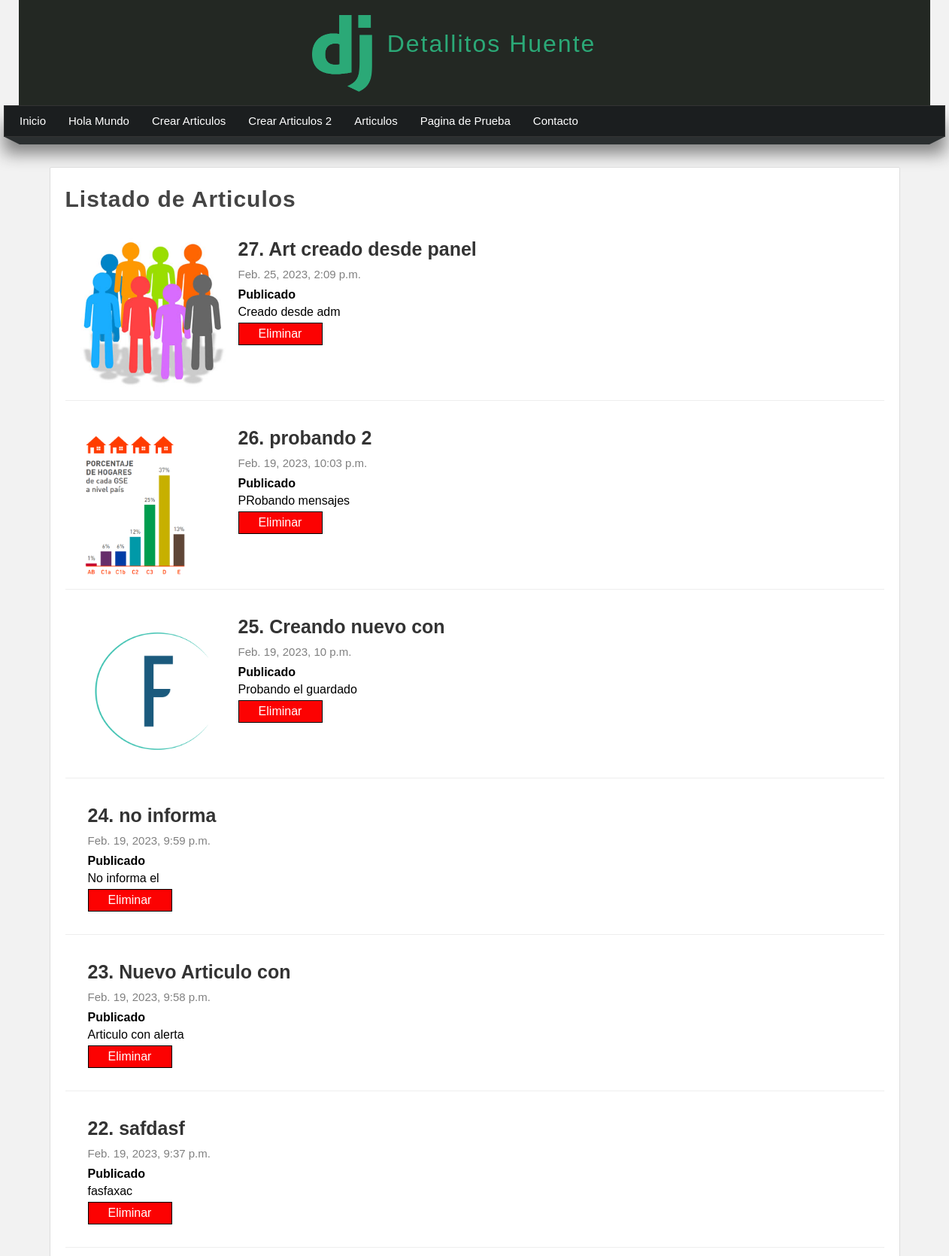
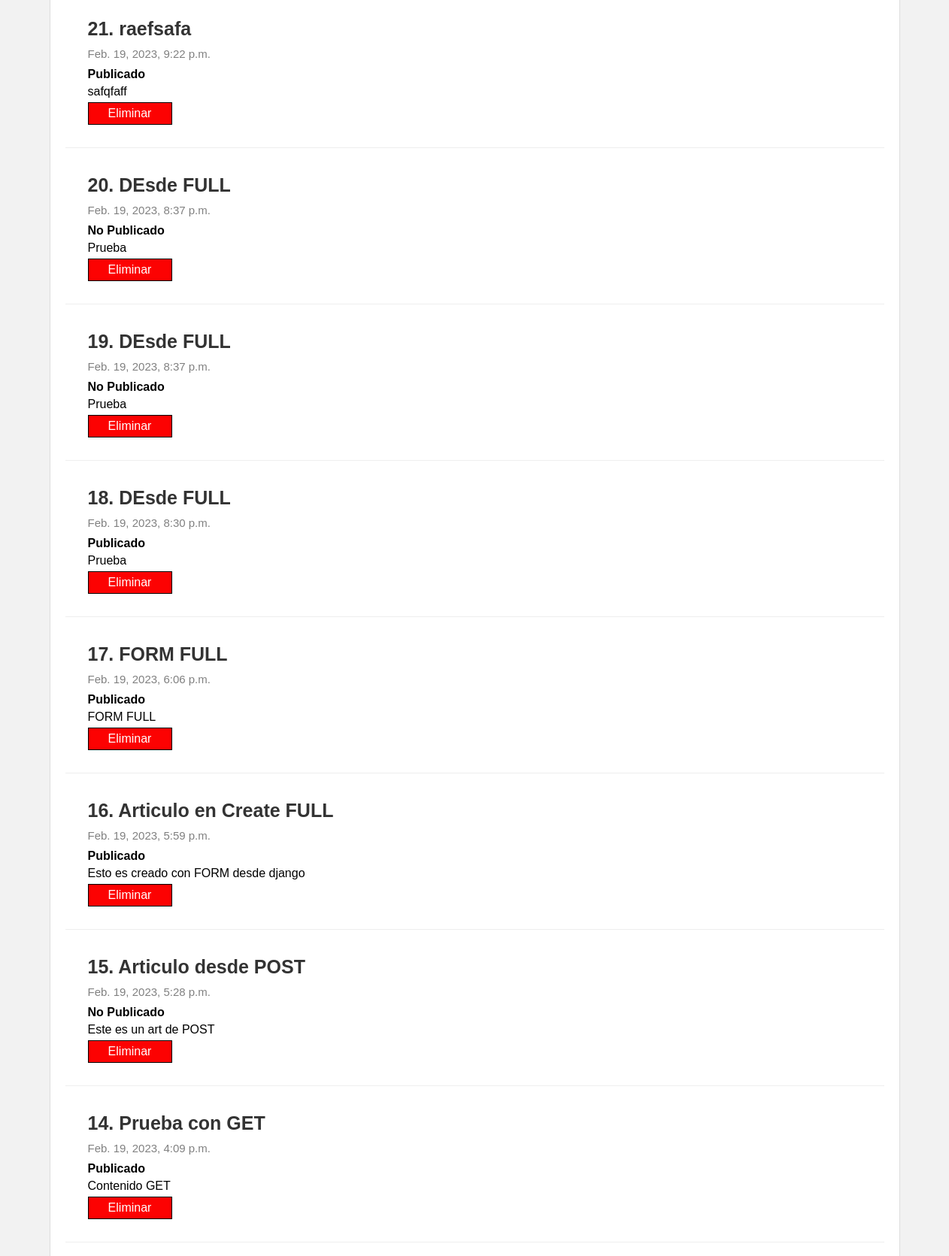
Page /articulos/ (upper part) on the committed database (2 pictures, top to bottom).
### miapp/models.py (models this page shows, shortened)
class Article(models.Model):
    title= models.CharField(max_length=150, verbose_name="Titulo") #charfield es tipo de dato texto
    content= models.TextField()#T.D cuadro grande
    image= models.ImageField(default='null', upload_to='articles') #Agregar una imagen y debe poner una ruta
    public= models.BooleanField() #Verdadero o falso
    created_at= models.DateTimeField(auto_now_add=True) #Guarda la fecha al momento de la creacion
    updated_at= models.DateTimeField(auto_now=True) #guarda cuando se modifica
    class Meta:
        verbose_name="Articulo" #nombre que quiero q se llame la clase/ TAmbien sirve para cambiar nombre a atributos
        verbose_name_plural="Articulos" # pluralizado
        ordering = ['id'] # con el - delante se hace invertido solo en mod.Adm

### miapp/views.py (the view)
# urls.py: path('articulos/',miapp.views.articulos,name='articulos'),
def articulos(request):
    articulos=Article.objects.order_by('-id')[:20]#Es lo mismo q el get, pero se muestra todo los [] es para limitar la cantidad q aparece
    return render(request,'articulos.html',{
        'articulos':articulos
    })

### miapp/templates/articulos.html (shortened to what this page needs)
{% extends 'layout.html' %}
{% block content %}
<h1 class="title"> Listado de Articulos </h1>
    {% for articulo in articulos%}
        <article class="article-item">
            {% if articulo.image != 'null' and articulo.image.url|length >= 1 %}
                <div class="image">
                    <img src="{{articulo.image.url}}"/>
                </div>
            {%endif%}
            <div class="data">
                <h2>{{articulo.id}}. {{articulo.title}} </h2>
                <span class="date">{{articulo.created_at}}</span>
                {% if articulo.public %}
                    <strong>Publicado</strong>
                {%else%}
                <strong>No Publicado</strong>
                {%endif%}
                <p>
                    {{articulo.content}}
                </p>
                <a href="{% url 'borrar' id=articulo.id %}" class="btn-eliminar"> Eliminar </a>
            </div>
        </article>
    {%endfor%}
{% endblock %}

### miapp/templates/layout.html (shortened to what this page needs)
{% load static %}
<!DOCTYPE html>
<html lang="en">
<head>
    <link rel="stylesheet" href="{% static 'css/styles.css'%}">
</head>
<body>
    <header>
        <div id="logotipo">
            <img src="{% static 'css/images/logo.png' %}" />
            <h1>Detallitos Huente</h1>
        </div>
    </header>
    <nav>
        <ul>
            <li>
                <a href="{% url 'index' %}">Inicio </a>
            </li>
            <li>
                <a href="{% url 'hola_mundo' %}">Hola Mundo </a>
            </li>
            <li>
                <a href="{% url 'create' %}">Crear Articulos </a>
            </li>
            <li>
                <a href="{% url 'create_full' %}">Crear Articulos 2 </a>
            </li>
            <li>
                <a href="{% url 'articulos' %}">Articulos </a>
            </li>
            <li>
                <a href="/pagina-pruebas">Pagina de Prueba</a>
            </li>
            <li>
                <a href="/contacto">Contacto</a>
            </li>
        </ul>
    </nav>
<div class="barra">
    <span class="esquina-izquierda"></span>
    <span class="relleno-barra"></span>
    <span class="esquina-derecha"></span>
</div>
    <div id="content">
        <div class="box">
            {% block content %}{% endblock %}
        </div>
    </div>
</body>
</html>

### miapp/static/css/styles.css (style rules this page uses)
* { margin: 0px; padding: 0px; font-family: sans-serif; text-decoration: none; }
p { margin-top: 5px; margin-bottom: 5px; }
body { background-color: #f2f2f2; }
header { width: 1212px; height: 140px; background-color: #232823; margin: 0px auto; }
#logotipo { width: 39%; height: 140px; margin: 0 auto; }
#logotipo h1 { display: block; letter-spacing: 2px; font-weight: lighter; color: #2ba977; text-align: center; float: left; margin-top: 40px; margin-left: 20px; }
#logotipo img { display: block; float: left; width: 80px; margin-top: 20px; margin-left: 20px; }
nav { width: 1250px; height: 40px; background-color: #1b1e1f; border: 1px solid #333333; margin: 0 auto; box-shadow: 0px 22px 22px gray; font-size: 15px; }
nav ul { list-style: none; text-decoration: none; }
nav ul li { line-height: 40px; float: left; }
nav ul li a { display: block; padding-left: 20px; padding-right: 10px; color: white; }
.barra { width: 1250px; margin: 0 auto; }
.esquina-izquierda { display: block; border-left: 20px solid transparent; border-top: 10px solid #2b2f30; float: left; }
.esquina-derecha { display: block; border-right: 20px solid transparent; border-top: 10px solid #2b2f30; float: right; }
.relleno-barra { display: block; width: 1210px; height: 10px; background: #2b2f30; float: left; }
#content { width: 1210px; min-height: 930px; margin: 0 auto; margin-bottom: 30px; margin-top: 40px; }
.box { background: white; width: 90%; min-height: 930px; padding: 20px; border: 1px solid #ddd; margin: 0 auto; border-radius: 2px; }
.title { color: #444; letter-spacing: 1px; font-size: 30px; margin-bottom: 10px; margin-top: 5px; }
.article-item { margin-bottom: 20px; margin-top: 20px; padding: 15px; border-bottom: 1px solid#eee; clear: both; }
.article-item .image { width: 200px; height: 200px; float: left; overflow: hidden; }
.article-item .image img { height: 200px; }
.article-item .data { float: left; padding: 15px; padding-top: 0px; }
.article-item h2 { display: block; font-size: 25px; color: #333; margin-bottom: 10px; }
.article-item span.date { display: block; font-size: 15px; color: gray; margin-bottom: 10px; }
.btn-eliminar { display: block; margin-top: 5px; padding: 5px; background: rgb(252, 2, 2); color: white; border: 1px solid black; text-align: center; width: 100px; }

### rows in the picture
Article: image (picture), id "27", title "Art creado desde panel", created_at "Feb. 25, 2023, 2:09 p.m.", public "Publicado", content "Creado desde adm"
Article: image (picture), id "26", title "probando 2", created_at "Feb. 19, 2023, 10:03 p.m.", public "Publicado", content "PRobando mensajes"
Article: image (picture), id "25", title "Creando nuevo con", created_at "Feb. 19, 2023, 10 p.m.", public "Publicado", content "Probando el guardado"
Article: id "24", title "no informa", created_at "Feb. 19, 2023, 9:59 p.m.", public "Publicado", content "No informa el"
Article: id "23", title "Nuevo Articulo con", created_at "Feb. 19, 2023, 9:58 p.m.", public "Publicado", content "Articulo con alerta"
Article: id "22", title "safdasf", created_at "Feb. 19, 2023, 9:37 p.m.", public "Publicado", content "fasfaxac"
Article: id "21", title "raefsafa", created_at "Feb. 19, 2023, 9:22 p.m.", public "Publicado", content "safqfaff"
Article: id "20", title "DEsde FULL", created_at "Feb. 19, 2023, 8:37 p.m.", public "No Publicado", content "Prueba"
Article: id "19", title "DEsde FULL", created_at "Feb. 19, 2023, 8:37 p.m.", public "No Publicado", content "Prueba"
Article: id "18", title "DEsde FULL", created_at "Feb. 19, 2023, 8:30 p.m.", public "Publicado", content "Prueba"
Article: id "17", title "FORM FULL", created_at "Feb. 19, 2023, 6:06 p.m.", public "Publicado", content "FORM FULL"
Article: id "16", title "Articulo en Create FULL", created_at "Feb. 19, 2023, 5:59 p.m.", public "Publicado", content "Esto es creado con FORM desde django"
Article: id "15", title "Articulo desde POST", created_at "Feb. 19, 2023, 5:28 p.m.", public "No Publicado", content "Este es un art de POST"
Article: id "14", title "Prueba con GET", created_at "Feb. 19, 2023, 4:09 p.m.", public "Publicado", content "Contenido GET"
